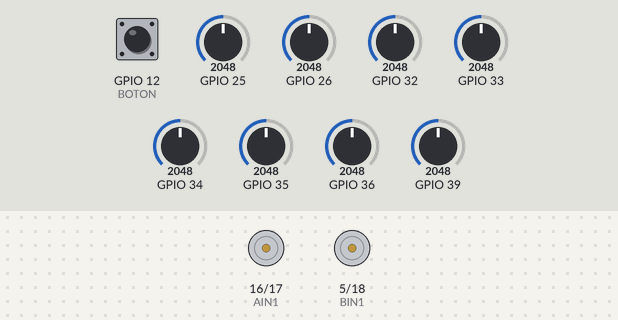
This sketch was run on a simulated ESP32. On the bench: motor-driver pin pairs drawn as motors (green arrow = first pin HIGH = forward, orange = second pin HIGH = backward, longer = more drive, scaled by the enable pin). The inputs (shaded band) are chosen by the test bench; at power-on: GPIO 25 = 2048, GPIO 36 = 2048, GPIO 12 (BOTON) HIGH, GPIO 26 = 2048, GPIO 32 = 2048, GPIO 33 = 2048, GPIO 34 = 2048, GPIO 35 = 2048, GPIO 39 = 2048.

Above: at 10.2 s.
10.3 s: GPIO 25 set to 2969
13.8 s: GPIO 25 set to 3059
At 14.5 s:
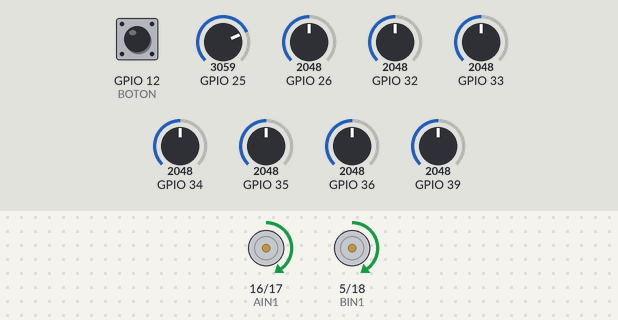
15.5 s: GPIO 25 set to 2866
At 16.3 s:
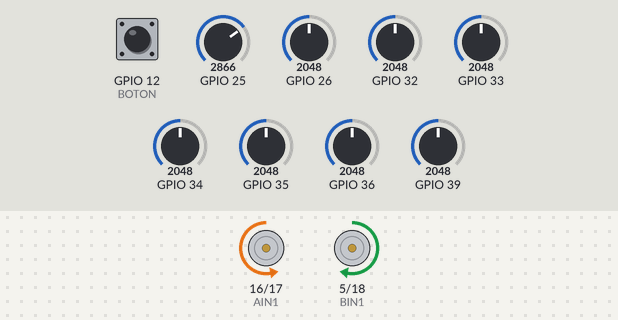
19.5 s: GPIO 25 set to 3972
21.0 s: GPIO 36 set to 158
22.5 s: GPIO 36 set to 128
At 23.8 s:
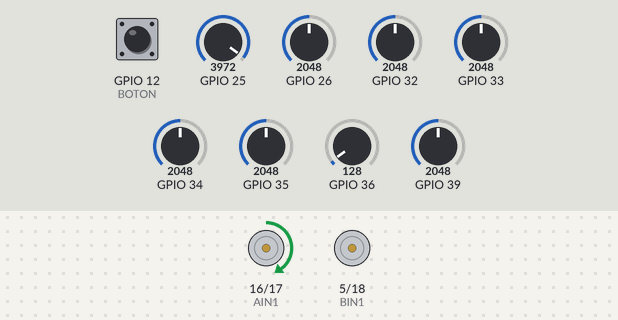
Timing chart, 0 to 25.0 s (numbered marks = the images above; inputs shaded):
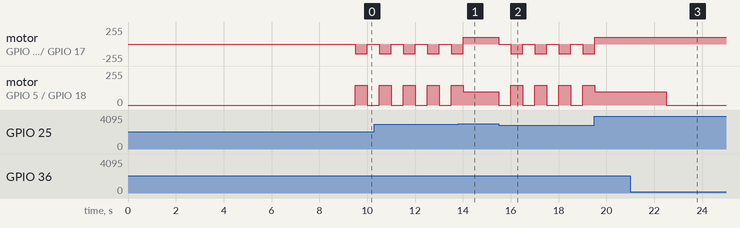

Measured:
- the behaviour switches between 3000 and 3001 on GPIO 25 (found by bisection; images 0 and 1)
- the behaviour switches between 144 and 143 on GPIO 36 (found by bisection; images 2 and 3)
- after the input at 15.5 s, motor on GPIO 16 (AIN1) / GPIO 17 (AIN2): alternates backward 149/255 for 0.50 s and stopped for 0.50 s, starting at once; motor on GPIO 5 (BIN1) / GPIO 18 (BIN2): alternates forward 149/255 for 0.50 s and stopped for 0.50 s, starting at once
- after the input at 21.0 s, every drawn part: stays the same
- after the input at 22.5 s, motor on GPIO 5 (BIN1) / GPIO 18 (BIN2): forward 100/255 → stopped at once
- by itself, motor on GPIO 16 (AIN1) / GPIO 17 (AIN2): alternates backward 149/255 for 0.50 s and stopped for 0.50 s
- by itself, motor on GPIO 5 (BIN1) / GPIO 18 (BIN2): alternates forward 149/255 for 0.50 s and stopped for 0.50 s

The sketch:

3casos.ino
```cpp
#include "Pines.h"
//Librería para el sensor IR
#include <QTRSensors.h>

const int freq = 5000;
const int resolution = 8;

//Se crea el objeto del qtr
QTRSensors qtr;

//Se crea el arreglo para almacenar las lectura
const uint8_t SensorCount = 8;
uint16_t sensorValues[SensorCount];

//Se definen umbrales para cada sensor (valores arbitrarios, en la practica se debe ajustar)
int umbrales[SensorCount] = {3000,3000,3000,3000,3000,3000,3000,3000};


void setup() {
  inicializarMotores();
  inicializarSensores();
  //La funcion calibrar sensores espera a que se apriete el botón para iniciar
  //Mientras se hace el proceso de calibración se encenderá el LED de la esp32
  //Cuando finalice la calibración, se espera a que se vuelva apretar el botón para iniciar el programa
  calibrarSensores();
}

void loop() {
  //Se actualiza la lectura del sensor
  qtr.read(sensorValues);
  if (es_interseccion()){
    Motor(0,0);
    delay(500);
    Motor(-150,150);
    delay(500);
  }else if(es_gap()){
    Motor(50,50); //avanzar en linea recta lento
  }else if(giro_90_izq()){
    Motor(0,0);
    delay(500);
    Motor(0,150);
    delay(500);
  }else if(giro_90_der()){
    Motor(0,0);
    delay(500);
    Motor(150,0);
    delay(500);
  }else{
    siguelineas();
  }
}
```

Casos.ino
```cpp
bool es_interseccion(){
  if (sensorValues[0] < umbrales[0] and sensorValues[1] < umbrales[1] and sensorValues[2] < umbrales[2] and sensorValues[3] < umbrales[3] and sensorValues[4] < umbrales[4] and sensorValues[5] < umbrales[5] and sensorValues[6] < umbrales[6] and sensorValues[7] < umbrales[7]) {
    return true;
  }else{
    return false;
  }
}

bool es_gap(){
  if (sensorValues[0] >= umbrales[0] and sensorValues[1] >= umbrales[1] and sensorValues[2] >= umbrales[2] and sensorValues[3] >= umbrales[3] and sensorValues[4] >= umbrales[4] and sensorValues[5] >= umbrales[5] and sensorValues[6] >= umbrales[6] and sensorValues[7] >= umbrales[7]) {
    return true;
  }else{
    return false;
  }
}

bool giro_90_izq(){
  if (sensorValues[0] >= umbrales[0] and sensorValues[1] >= umbrales[1] and sensorValues[2] >= umbrales[2] and sensorValues[3] >= umbrales[3] and sensorValues[4] >= umbrales[4] and sensorValues[5] < umbrales[5] and sensorValues[6] < umbrales[6] and sensorValues[7] < umbrales[7]) {
    return true;
  }else{
    return false;
  }
}

bool giro_90_der(){
  if (sensorValues[0] < umbrales[0] and sensorValues[1] < umbrales[1] and sensorValues[2] < umbrales[2] and sensorValues[3] >= umbrales[3] and sensorValues[4] >= umbrales[4] and sensorValues[5] >= umbrales[5] and sensorValues[6] >= umbrales[6] and sensorValues[7] >= umbrales[7]) {
    return true;
  }else{
    return false;
  }
}
```

Motores.ino
```cpp
#include "Pines.h"

void inicializarMotores(){
  pinMode(BIN2  , OUTPUT);
  pinMode(BIN1  , OUTPUT);
  ledcSetup(0, freq, resolution);
  ledcAttachPin(PWMB, 0);
  pinMode(AIN1  , OUTPUT);
  pinMode(AIN2  , OUTPUT);
  ledcSetup(1, freq, resolution);
  ledcAttachPin(PWMA, 1);
}

void Motorde(int value) {
  if ( value >= 0 ) {
    digitalWrite(BIN1, HIGH);
    digitalWrite(BIN2, LOW);
  } else {
    digitalWrite(BIN1, LOW);
    digitalWrite(BIN2, HIGH);
    value *= -1;
  }
  ledcWrite(0, value);
}
// Función accionamiento motor derecho
void Motoriz(int value) {
  if ( value >= 0 ) {
    digitalWrite(AIN1, HIGH);
    digitalWrite(AIN2, LOW);
  } else {
    digitalWrite(AIN1, LOW);
    digitalWrite(AIN2, HIGH);
    value *= -1;
  }
  ledcWrite(1, value);
}

//Accionamiento de motores
void Motor(int left, int righ) {
  Motoriz(left);
  Motorde(righ);
}
```

Pines.h
```cpp
#define AIN1 16
#define AIN2 17
#define PWMA 4

#define BIN1 5
#define BIN2 18
#define PWMB 19

#define BOTON 12

#define LED 2
```

Sensores.ino
```cpp
void inicializarSensores(){
  qtr.setTypeAnalog();
  qtr.setSensorPins((const uint8_t[]){ 36, 39, 34, 35, 32, 33, 25, 26 }, SensorCount);
  qtr.setEmitterPin(27);
}

void calibrarSensores(){
  while (digitalRead(BOTON) == 0)
    ;
  for (int i = 0; i < 200; i++) {
    qtr.calibrate();
    digitalWrite(LED, HIGH);
    delay(10);
    digitalWrite(LED, LOW);
    delay(10);
  }
  while (digitalRead(BOTON) == 0)
    ;
}
```

siguelineas.ino
```cpp
void siguelineas(){
  int posicion = qtr.readLineBlack(sensorValues);
  posicion = map(posicion, 0, 7000, -255, 255);
  //Se hace un siguelíneas simple de 3 casos
  //El robot está relativamente centrado
  if (posicion <= 50 and posicion >= -50){
    Motor(100,100);
  //La línea se encuentra a la izquierda del robot
  }else if (posicion < -50){
    Motor(0,100);
  //La línea se encuentra a la derecha del robot
  }else if(posicion > 50){
    Motor(100,0);
  }
}
```
